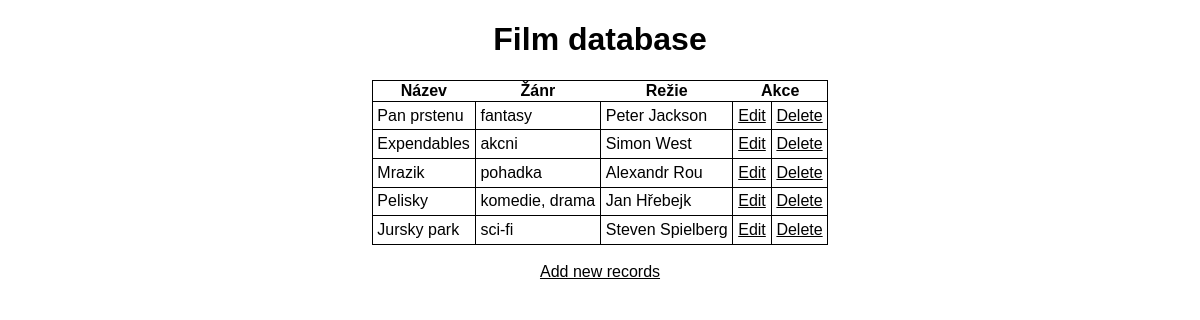
/php/database/filmy/filmy_show.php, run on the app's committed database.
### tables this page shows
CREATE TABLE IF NOT EXISTS `film` (
  `film_id` int(11) NOT NULL AUTO_INCREMENT,
  `film_nazev` varchar(50) NOT NULL,
  `film_zanr` varchar(50) NOT NULL,
  `film_rezie` varchar(50) NOT NULL,
  PRIMARY KEY (`film_id`),
  UNIQUE KEY `film_nazev` (`film_nazev`)
);

### php/database/filmy/filmy_show.php (the view, shortened to what this page needs)
<!doctype html>
<html lang="en">
<head>
</head>
<body>
    <?php
        $db = connectDB('filmy');
        try {
            $query = $db->prepare("SELECT * FROM film");
            $query->execute();
        }
        catch (PDOException $e) {
            echo $e->getMessage();
        }
        echo('
            <h1 class="center">Film database</h1>
            <div class="center">
                <table>
                    <tr>
                        <th>Název</th>
                        <th>Žánr</th>
                        <th>Režie</th>
                        <th colspan="2">Akce</th>
                    </tr>
        ');
        foreach($query->fetchAll() as $row){
            $id = $row['film_id'];
            echo('
                    <tr>
                        <td>'.$row['film_nazev'].'</td>
                        <td>'.$row['film_zanr'].'</td>
                        <td>'.$row['film_rezie'].'</td>
                        <td><a href="filmy_edit.php?id=' . $id . '">Edit</a></td>
                        <td><a href="filmy_delete.php?id=' . $id. '">Delete</a></td>
                    </tr>
            ');
        }
        echo('
                </table>
            </div>
        ');
        echo('
            <br>
            <div class="center">
                <a href="filmy_add.php">Add new records</a>
            </div>
        ')
    ?>
</body>
</html>

### php/database/filmy/filmy_show.php (style rules this page uses)
* { font-family: sans-serif; }
.center { display: flex; justify-content: center; }
table,td { border: 1px solid black; border-collapse: collapse; }
td { padding: 0.3rem; }
a { color: black; }

### data on the page
film: film_nazev "Pan prstenu", film_zanr "fantasy", film_rezie "Peter Jackson"
film: film_nazev "Expendables", film_zanr "akcni", film_rezie "Simon West"
film: film_nazev "Mrazik", film_zanr "pohadka", film_rezie "Alexandr Rou"
film: film_nazev "Pelisky", film_zanr "komedie, drama", film_rezie "Jan Hřebejk"
film: film_nazev "Jursky park", film_zanr "sci-fi", film_rezie "Steven Spielberg"
